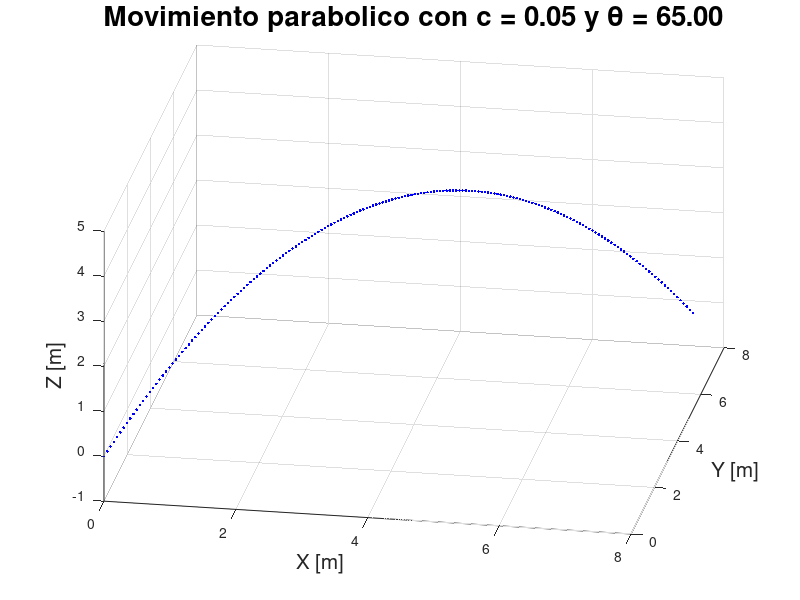
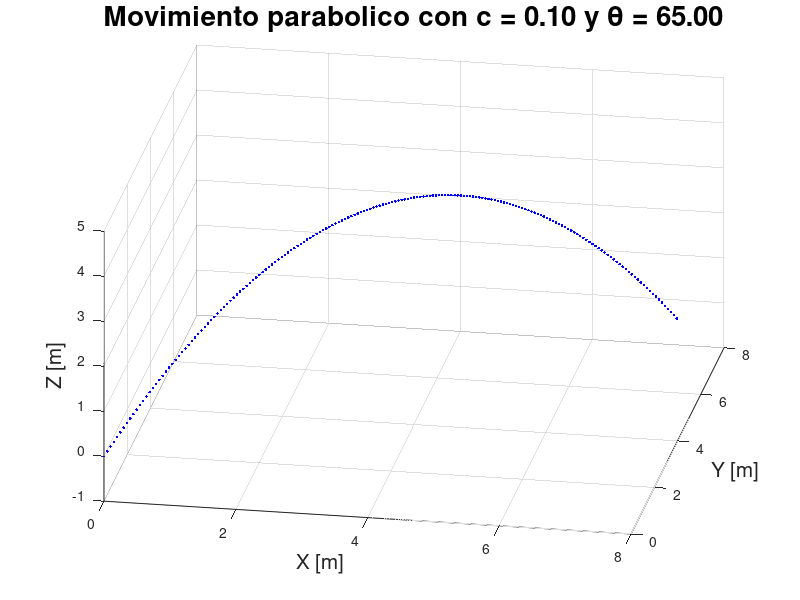
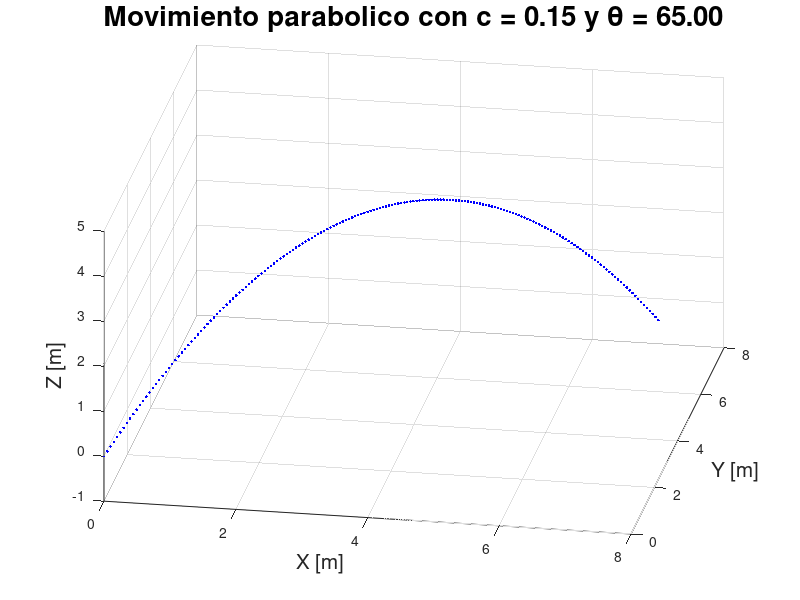
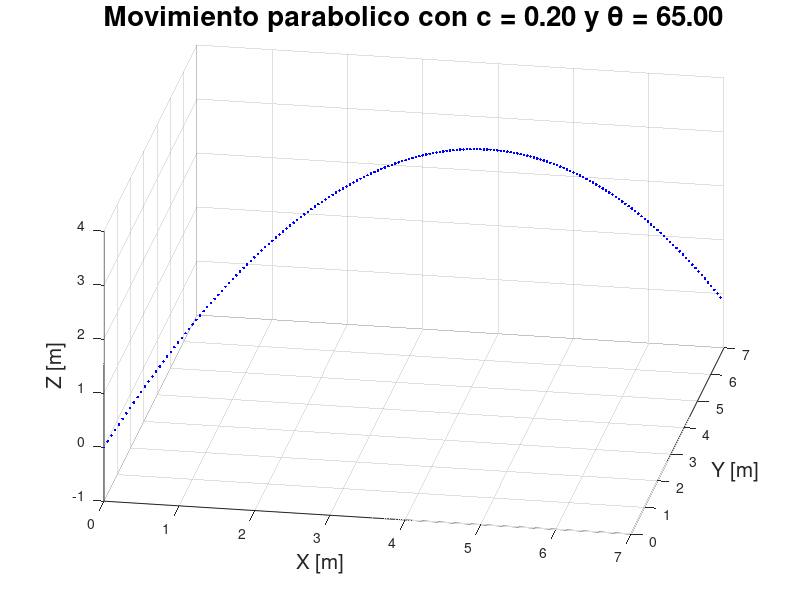

The MATLAB source for these figures, in order:
% Pedro Leal
% Tarea 6

clc; clear;

g = 9.81;
m = 2;
t = 0:0.01:40;
theta = 65;
v0 = 10;
v0z = v0*sin(theta*pi/180);
v0x = v0*cos(theta*pi/180);
for i = 1:10
    c = 0.05*i;  % arrastre
    % Velocidad terminal
    vt = m*g/c;
    % Coordenadas 
    z = (vt/g)*(v0z + vt)*(1 - exp(-(g/vt)*t)) - vt*t;
    x = (vt*v0x/g)*(1 - exp(-(g/vt)*t));
    y = x;
   
    alturamax = z(1);
    for ii = 2:size(t, 2)
      if z(ii) > alturamax 
         alturamax = z(ii);
      endif
    endfor
    
    j = 1;
    while z(j) >= 0
      j = j + 1;
    endwhile
    
    Xmax = x(j);
    tmax1 = t(j);
    t1 = 0:0.01:t(j);
    z1 = (vt/g)*(v0z + vt)*(1 - exp(-(g/vt)*t1)) - vt*t1;
    x1 = (vt*v0x/g)*(1 - exp(-(g/vt)*t1));
    y1 = x1;
    
    fprintf('\nPara el coeficiente de arrastre c = %.2f\n', c)
    fprintf('El tiempo máximo es tmax = %.2f s\n', tmax1)
    fprintf('La distancia máxima es Xmax = %.2f m\n', Xmax)
    fprintf('La altura maxima es hmax = %.2f m\n', alturamax)
    
    figure(i);clf;
    h = plot3(x1, y1, z1,'b.');
    view(10,35);
    grid on;
    caption = sprintf('Movimiento parabolico con c = %.2f y θ = %.2f',c, theta);
    title(caption, 'Fontsize', 20);
    xlabel('X [m]', 'Fontsize', 15);
    ylabel('Y [m]', 'Fontsize', 15);
    zlabel('Z [m]', 'Fontsize', 15);
    saveas(h,sprintf('FIG%d.png', i));
end
